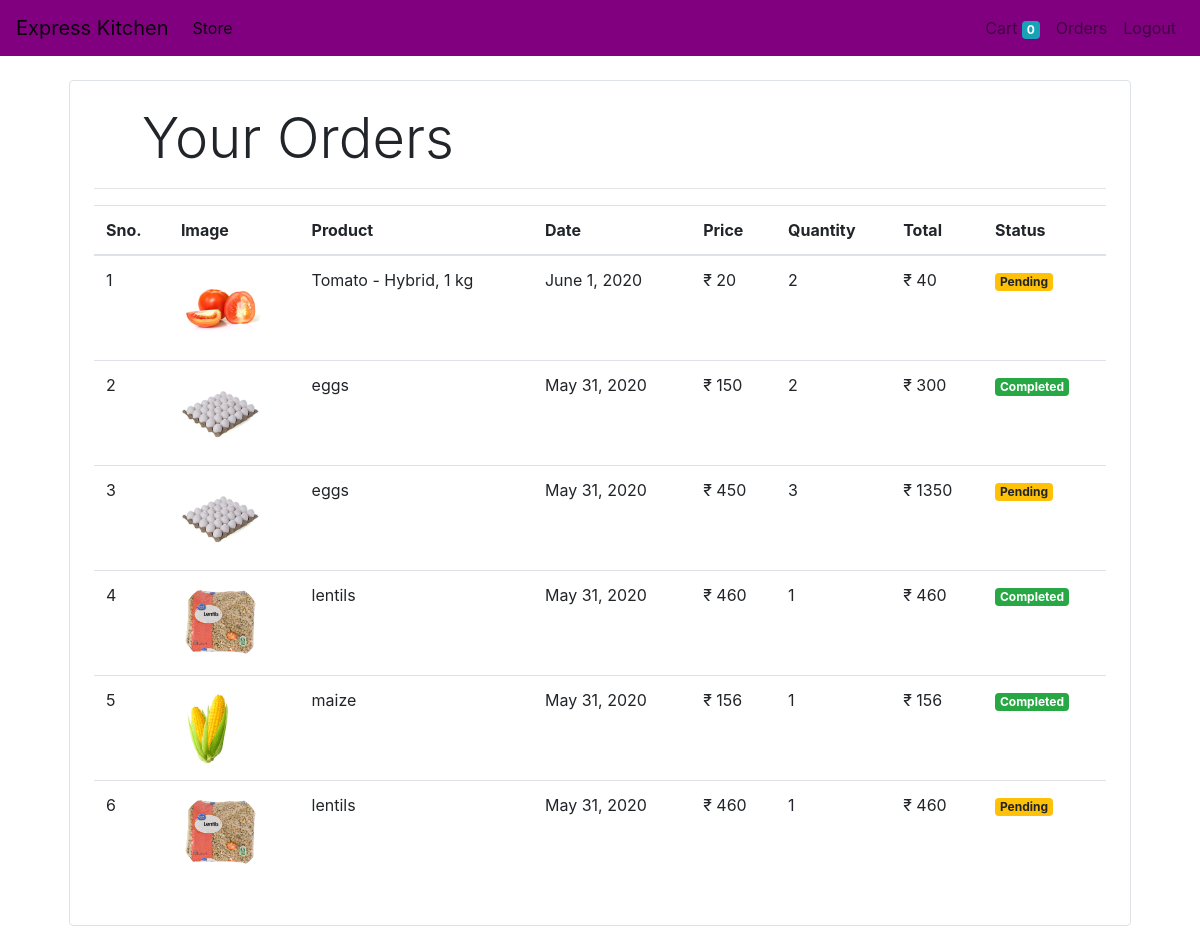
Screenshot of /orders (signed in) with the database file from the repository.
### store/models/orders.py (models this page shows, shortened)
class Order(models.Model):
    product = models.ForeignKey(Product,
                                on_delete=models.CASCADE)
    customer = models.ForeignKey(Customer,
                                 on_delete=models.CASCADE)
    quantity = models.IntegerField(default=1)
    price = models.IntegerField()
    address = models.CharField(max_length=50, default='', blank=True)
    phone = models.CharField(max_length=50, default='', blank=True)
    date = models.DateField(default=datetime.datetime.today)
    status = models.BooleanField(default=False)
    @staticmethod
    def get_orders_by_customer(customer_id):
        return Order.objects.filter(customer=customer_id).order_by('-date')

### store/models/product.py (models this page shows, shortened)
class Product(models.Model):
    name = models.CharField(max_length=50)
    price = models.IntegerField(default=0)
    category = models.ForeignKey(Category, on_delete=models.CASCADE, default=1)
    description = models.CharField(max_length=200, default='' , null=True , blank=True)
    image = models.ImageField(upload_to='uploads/products/')

### store/middlewares/auth.py (the view)
    def middleware(request):
        print(request.session.get('customer'))
        returnUrl = request.META['PATH_INFO']
        print(request.META['PATH_INFO'])
        if not request.session.get('customer'):
           return redirect(f'login?return_url={returnUrl}')
        response = get_response(request)
        return response

### store/templatetags/custom_filter.py (called while the page is built)
@register.filter(name='currency')
def currency(number):
    return "₹ "+str(number)

@register.filter(name='multiply')
def multiply(number , number1):
    return number * number1

### store/views/orders.py (called while the page is built)
    def get(self , request ):
        customer = request.session.get('customer')
        orders = Order.get_orders_by_customer(customer)
        print(orders)
        return render(request , 'orders.html'  , {'orders' : orders})

### store/templates/orders.html
{% extends 'base.html' %}
{% block content %}
{% load cart %}
{% load custom_filter %}
<div class="container">
   <div class="border rounded p-4 m-4">
        <p class="display-4 pl-4 ml-4">Your Orders</p>
        <hr>
        <table class="table">
            <thead>
                <tr>
                    <th>Sno.</th>
                    <th>Image</th>
                    <th>Product</th>
                    <th>Date</th>
                    <th>Price</th>
                    <th>Quantity</th>
                    <th>Total</th>
                    <th>Status</th>
                </tr>
            </thead>
            <tbody>
                {% for order in orders %}
                <tr>
                    <td>{{forloop.counter}}</td>
                    <td><img style="height: 80px;" class="rounded-circle" src="{{order.product.image.url}}" alt=""></td>
                    <td>{{order.product.name}}</td>
                    <td>{{order.date}}</td>
                    <td>{{order.price|currency}}</td>
                    <td>{{order.quantity}}</td>
                    <td>{{order.quantity|multiply:order.price|currency}}</td>
                    {% if order.status %}
                    <td><small class="badge badge-success">Completed</small></td>
                    {%else%}
                    <td><small class="badge badge-warning">Pending</small></td>
                    {% endif %}
                </tr>
                {% endfor %}
            </tbody>
        </table>
   </div>
</div>
{% endblock %}

### rows the page displays
Order: product.image (picture), product.name "Tomato - Hybrid, 1 kg", date "June 1, 2020", price "₹ 20", quantity "2", quantity|multiply "₹ 40", status "Pending"
Order: product.image (picture), product.name "eggs", date "May 31, 2020", price "₹ 150", quantity "2", quantity|multiply "₹ 300", status "Completed"
Order: product.image (picture), product.name "eggs", date "May 31, 2020", price "₹ 450", quantity "3", quantity|multiply "₹ 1350", status "Pending"
Order: product.image (picture), product.name "lentils", date "May 31, 2020", price "₹ 460", quantity "1", quantity|multiply "₹ 460", status "Completed"
Order: product.image (picture), product.name "maize", date "May 31, 2020", price "₹ 156", quantity "1", quantity|multiply "₹ 156", status "Completed"
Order: product.image (picture), product.name "lentils", date "May 31, 2020", price "₹ 460", quantity "1", quantity|multiply "₹ 460", status "Pending"

### other values shown
{{ request.session.cart.keys|length }} "0"
